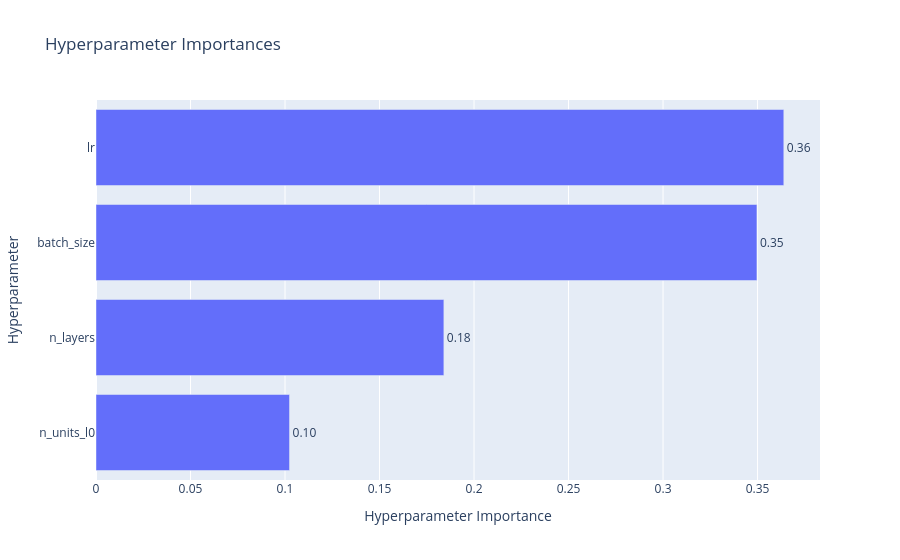
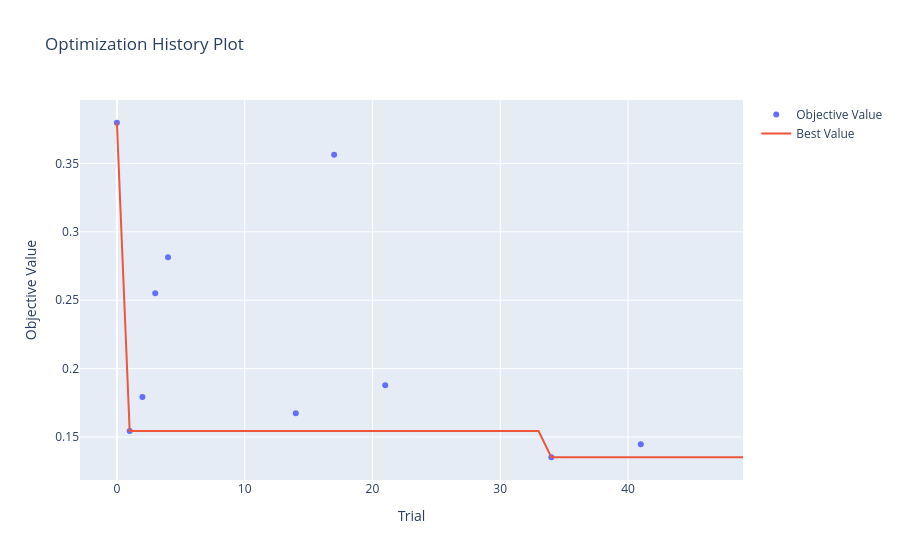

The notebook cell these images were saved under, in order:
### Code cell
#Visualize parameter importance
optuna.visualization.plot_param_importances(study).show()
optuna.visualization.plot_optimization_history(study).show()
#optuna.visualization.plot_slice(study, params = ['lr']).show()

### Figure 1 — Plotly figure (JSON) as saved in the notebook; plotly's stock layout.template omitted (floating-point values rounded to 4 significant figures)
{"data": [{"cliponaxis": false, "hovertemplate": ["n_units_l0 (IntDistribution): 0.10238894528379756<extra></extra>", "n_layers (IntDistribution): 0.1840457226462692<extra></extra>", "batch_size (CategoricalDistribution): 0.349676291287711<extra></extra>", "lr (FloatDistribution): 0.36388904078222223<extra></extra>"], "name": "Objective Value", "orientation": "h", "text": ["0.10", "0.18", "0.35", "0.36"], "textposition": "outside", "type": "bar", "x": [0.1024, 0.184, 0.3497, 0.3639], "y": ["n_units_l0", "n_layers", "batch_size", "lr"]}], "layout": {"title": {"text": "Hyperparameter Importances"}, "xaxis": {"title": {"text": "Hyperparameter Importance"}}, "yaxis": {"title": {"text": "Hyperparameter"}}}}

### Figure 2 — Plotly figure (JSON) as saved in the notebook; plotly's stock layout.template omitted (floating-point values rounded to 4 significant figures)
{"data": [{"mode": "markers", "name": "Objective Value", "type": "scatter", "x": [0, 1, 2, 3, 4, 14, 17, 21, 34, 41], "y": [0.3797, 0.1545, 0.1793, 0.2552, 0.2815, 0.1674, 0.3564, 0.1879, 0.1352, 0.1447]}, {"mode": "lines", "name": "Best Value", "type": "scatter", "x": [0, 1, 2, 3, 4, 5, 6, 7, 8, 9, 10, 11, 12, 13, 14, 15, 16, 17, 18, 19, 20, 21, 22, 23, 24, 25, 26, 27, 28, 29, 30, 31, 32, 33, 34, 35, 36, 37, 38, 39, 40, 41, 42, 43, 44, 45, 46, 47, 48, 49], "y": [0.3797, 0.1545, 0.1545, 0.1545, 0.1545, 0.1545, 0.1545, 0.1545, 0.1545, 0.1545, 0.1545, 0.1545, 0.1545, 0.1545, 0.1545, 0.1545, 0.1545, 0.1545, 0.1545, 0.1545, 0.1545, 0.1545, 0.1545, 0.1545, 0.1545, 0.1545, 0.1545, 0.1545, 0.1545, 0.1545, 0.1545, 0.1545, 0.1545, 0.1545, 0.1352, 0.1352, 0.1352, 0.1352, 0.1352, 0.1352, 0.1352, 0.1352, 0.1352, 0.1352, 0.1352, 0.1352, 0.1352, 0.1352, 0.1352, 0.1352]}, {"marker": {"color": "#cccccc"}, "mode": "markers", "name": "Infeasible Trial", "showlegend": false, "type": "scatter", "x": [], "y": []}], "layout": {"title": {"text": "Optimization History Plot"}, "xaxis": {"title": {"text": "Trial"}}, "yaxis": {"title": {"text": "Objective Value"}}}}
